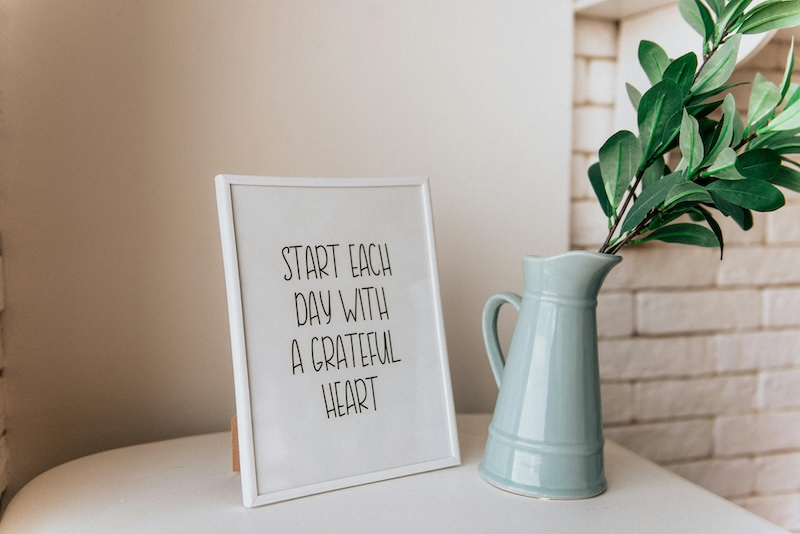
#> input picture Computer-Vision-Course/Pop Quiz/Quiz #05/imgs/frame.jpg, 800 x 534 px, found by its file name
$ jupyter execute Graded_Task_3.ipynb
#> lines starting #> are read from the running program, lines starting #| are printed output that depends on the picture
**Graded Task 3**
---

----------

[cell 1]
import cv2
import numpy as np
from matplotlib import pyplot as plt

**Rectify the frame**
---

[cell 2]
# Apply Homographic transformation to frame
image = cv2.imread('/content/frame.jpg')
#> image is the input picture: shape (534, 800, 3); mean B, G, R 149.2, 160.9, 167.5
plt.imshow(image)

[cell 3]
plt.imshow(cv2.cvtColor(image, cv2.COLOR_BGR2RGB))

# pts = plt.ginput(4)
pts = [(229, 186), #top-left
       (424, 183),  #top-right
       (254, 501), #bottom-left
       (454, 459)]  #bottom-right

input_pts = np.array(pts, dtype=np.float32)

width = (np.linalg.norm(input_pts[0]-input_pts[1]), np.linalg.norm(input_pts[2]-input_pts[3]))
height = (np.linalg.norm(input_pts[0]-input_pts[2]), np.linalg.norm(input_pts[1]-input_pts[3]))
width = int(np.max(width))
height = int(np.max(height))

output_pts = np.array([(0, 0),
          (width-1, 0),
          (0, height-1),
          (width-1,height-1)], np.float32)

# compute the homography matrix
H = cv2.getPerspectiveTransform(input_pts, output_pts)

# Apply Transformation
output_image = cv2.warpPerspective(image, H, (width, height), flags=cv2.INTER_LINEAR)
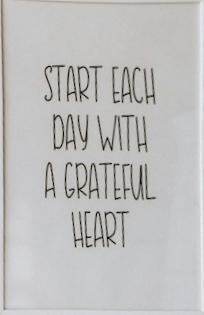
#> output_image: shape (315, 204, 3); mean B, G, R 189, 189.6, 190.1

# Display the original and transformed images
plt.figure(figsize = (10,8))
plt.subplot(121)
plt.imshow( image)
plt.subplot(122)
plt.imshow( output_image)
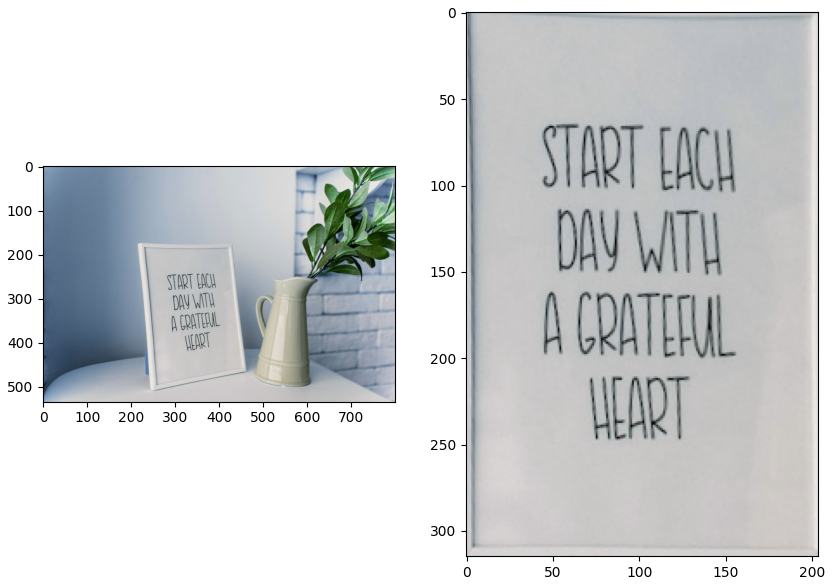
#> figure drawn by matplotlib, 2 panels; B, G, R data is drawn as R, G, B

**Stitch the following two images together**
---

[cell 4]
image1 = cv2.imread('/content/keble.000.png')
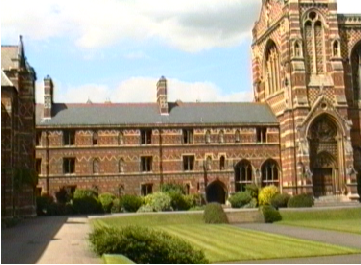
#> input picture Computer-Vision-Course/Pop Quiz/Quiz #05/imgs/keble.000.png, 361 x 265 px, found by its file name
#> image1 is the input picture: shape (265, 361, 3); mean B, G, R 116.7, 144.6, 155.2
image2 = cv2.imread('/content/keble.003.png')
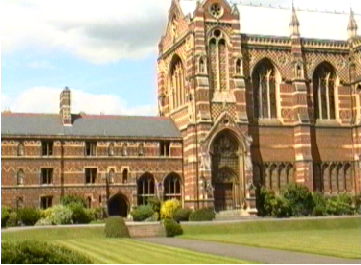
#> input picture Computer-Vision-Course/Pop Quiz/Quiz #05/imgs/keble.003.png, 361 x 265 px, found by its file name
#> image2 is the input picture: shape (265, 361, 3); mean B, G, R 120, 154.8, 169.4
plt.imshow(image1)
plt.show()
plt.imshow(image2)

[cell 5]
def stitch_img(image1, right, H):
    # Find the corners of the transformed image
    h1, w1 = image1.shape[:2]
    h2, w2 = image2.shape[:2]
    corners1 = np.array([[0, 0], [0, h1 - 1], [w1 - 1, h1 - 1], [w1 - 1, 0]], dtype=np.float32).reshape(-1, 1, 2)
    corners2 = np.array([[0, 0], [0, h2 - 1], [w2 - 1, h2- 1], [w2 - 1, 0]], dtype=np.float32).reshape(-1, 1, 2)

    transformed_corners = cv2.perspectiveTransform(corners1, H) # only corners 1 undergo transformation
    transformed_corners = np.concatenate((transformed_corners, corners2), axis=0)

    # Find the minimum and maximum coordinates to get the dimensions of the panoramic image
    min_x, min_y = np.int32(transformed_corners.min(axis=0).ravel())
    max_x, max_y = np.int32(transformed_corners.max(axis=0).ravel())

    # Adjust the homography matrix to account for the shift
    translation_matrix = np.array([[1, 0, -min_x], [0, 1, -min_y], [0, 0, 1]])
    adjusted_homography_matrix = np.dot(translation_matrix, H)

    # Apply the adjusted homography to warp the image
    stitched_image = cv2.warpPerspective(image1, adjusted_homography_matrix, (max_x - min_x + 1, max_y - min_y + 1))
    stitched_image[-min_y:image2.shape[0] - min_y, -min_x:image2.shape[1] - min_x,:] = image2

    return stitched_image

[cell 6]
# Load the images
image1 = cv2.imread('/content/keble.000.png')
image2 = cv2.imread('/content/keble.003.png')

# Initialize the ORB detector
feat = cv2.SIFT_create()

# Find the keypoints and descriptors with ORB
kp1, des1 = feat.detectAndCompute(image1, None)
#> kp1 = 1184 keypoints; strongest (x, y, size): (357, 195, 2.6), (335, 45, 2.9), (318, 23, 4.1), (338, 49, 2.5)
kp2, des2 = feat.detectAndCompute(image2, None)
#> kp2 = 1418 keypoints; strongest (x, y, size): (255, 210, 2.7), (222, 42, 4.2), (298, 68, 2.5), (238, 63, 3)

# Create BFMatcher (Brute Force Matcher)
bf = cv2.BFMatcher()
matches = bf.knnMatch(des1,des2, k=2)
#> matches = 1184 matches

# Apply ratio test
good = []
for m,n in matches:
    if m.distance < 0.75*n.distance:
        good.append(m)
#> after the loop, good = 516 matches

# Extract the matched keypoints
src_pts = np.float32([ kp1[m.queryIdx].pt for m in good ]).reshape(-1,1,2)
#> src_pts = 516 rows, first 8: [20.17, 73.36], [33.47, 94.88], [44.73, 152.1], [47.63, 180.7], [55.14, 200.5], [60.41, 132.9], [69.47, 153.7], [71.97, 143]
dst_pts = np.float32([ kp2[m.trainIdx].pt for m in good ]).reshape(-1,1,2)
#> dst_pts = 516 rows, first 8: [248.9, 125.3], [128.8, 117], [58.69, 163.1], [62.02, 163.1], [346.9, 146], [83.08, 144.3], [48.31, 165.3], [50.4, 153.4]

# Use RANSAC to estimate the homography matrix
H, mask = cv2.findHomography(src_pts, dst_pts, cv2.RANSAC, ransacReprojThreshold=5)
#> H = [[1.11, -0.0339, -108], [0.0681, 1.06, -1.18], [0.000299, -4.79e-05, 1]]; mask = 516 values, max 1 at index 14, min 0 at index 0, mean 0.946

# Draw the matching
draw_params = dict(matchColor = (0,255,0), # draw matches in green color
                   singlePointColor = None,
                   matchesMask = mask.ravel().tolist(), # draw only inliers
                   flags = cv2.DrawMatchesFlags_NOT_DRAW_SINGLE_POINTS)
#> draw_params = 4 items
plt.figure(figsize=(15,15))
output_image = cv2.drawMatches(image1,kp1,image2,kp2,good,None,**draw_params)
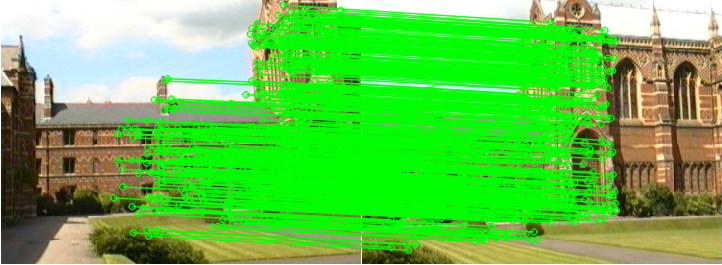
#> output_image: shape (265, 722, 3); mean B, G, R 74.2, 194.3, 98.2
plt.imshow(cv2.cvtColor(output_image, cv2.COLOR_BGR2RGB)), plt.show()

[cell 7]
stitch_image = stitch_img(image1, image2, H)
#> in stitch_img, `transformed_corners = cv2.perspectiveTransform(corners1, H)`: transformed_corners = [[-108, -1.18], [-118.4, 281.9], [257, 276.6], [262.1, 21.09]]
#> in stitch_img, `transformed_corners = np.concatenate((transformed_corners, corners2), ..`: transformed_corners = [[-108, -1.18], [-118.4, 281.9], [257, 276.6], [262.1, 21.09], [0, 0], [0, 264], [360, 264], [360, 0]]
#> in stitch_img, `min_x, min_y = np.int32(transformed_corners.min(axis=0).ravel())`: min_x = -118; min_y = -1
#> in stitch_img, `max_x, max_y = np.int32(transformed_corners.max(axis=0).ravel())`: max_x = 360; max_y = 281
#> in stitch_img, `translation_matrix = np.array([[1, 0, -min_x], [0, 1, -min_y], [0, 0, ..`: translation_matrix = [[1, 0, 118], [0, 1, 1], [0, 0, 1]]
#> in stitch_img, `adjusted_homography_matrix = np.dot(translation_matrix, H)`: adjusted_homography_matrix = [[1.14, -0.0396, 10.04], [0.0684, 1.06, -0.175], [0.000299, -4.79e-05, 1]]
#> in stitch_img, `stitched_image = cv2.warpPerspective(image1, adjusted_homography_matri..`:
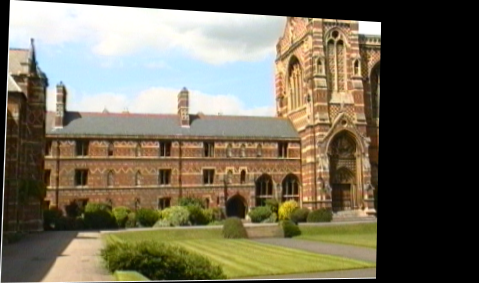
#> stitched_image: shape (283, 479, 3); mean B, G, R 87.4, 107.6, 115.1
#> in stitch_img, `stitched_image[-min_y:image2.shape[0] - min_y, -min_x:image2.shape[1] ..`:
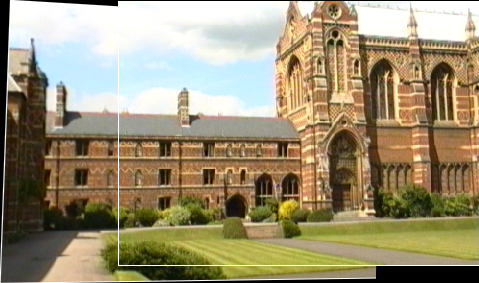
#> stitched_image: shape (283, 479, 3); mean B, G, R 114.8, 144.2, 156
plt.figure(figsize=(15,15))
plt.imshow(cv2.cvtColor(stitch_image, cv2.COLOR_BGR2RGB)), plt.show()
